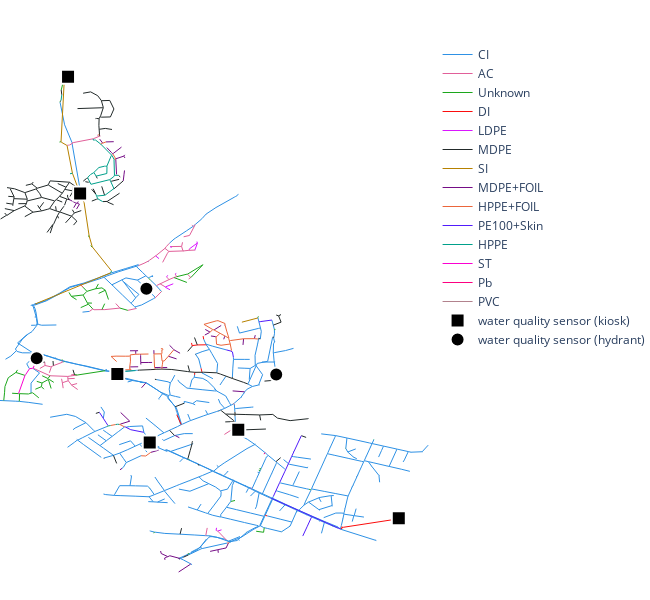
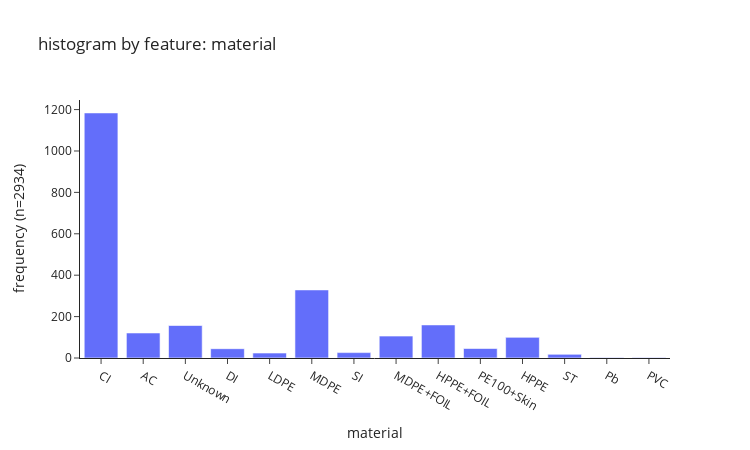

Notebook source saved alongside these figures, in order:
### Markdown cell above
Plotting code.

### Code cell
feature = 'material' # 'material', 'material_group'

# network plot
plot_features(feature_df, wq_sensors=True, show_legend=True, feature=feature)

# histogram
fig = go.Figure(data=[go.Histogram(x=feature_df[feature], marker=dict(color=default_colors[0]))])
fig.update_layout(
    title=f"histogram by feature: {feature}",
    xaxis_title=feature,
    yaxis_title=f"frequency (n={len(material)})",
    template="simple_white",
    width=750,
    height=450
)
fig.show()

### Figure 1 — Plotly figure (JSON) as saved in the notebook; plotly's stock layout.template omitted (floating-point values rounded to 4 significant figures; data arrays with more than 128 entries replaced by an {"elided": "..."} marker saying what was removed)
{"data": [{"hoverinfo": "text", "line": {"color": "#2E91E5", "width": 1}, "mode": "lines", "name": "CI", "text": "material: CI", "type": "scatter", "x": {"elided": "3552 float values"}, "y": {"elided": "3552 float values"}}, {"hoverinfo": "text", "line": {"color": "#E15F99", "width": 1}, "mode": "lines", "name": "AC", "text": "material: AC", "type": "scatter", "x": {"elided": "363 float values"}, "y": {"elided": "363 float values"}}, {"hoverinfo": "text", "line": {"color": "#1CA71C", "width": 1}, "mode": "lines", "name": "Unknown", "text": "material: Unknown", "type": "scatter", "x": {"elided": "471 float values"}, "y": {"elided": "471 float values"}}, {"hoverinfo": "text", "line": {"color": "#FB0D0D", "width": 1}, "mode": "lines", "name": "DI", "text": "material: DI", "type": "scatter", "x": {"elided": "135 float values"}, "y": {"elided": "135 float values"}}, {"hoverinfo": "text", "line": {"color": "#DA16FF", "width": 1}, "mode": "lines", "name": "LDPE", "text": "material: LDPE", "type": "scatter", "x": [364100.0, 364100.0, null, 364100.0, 364100.0, null, 364100.0, 364100.0, null, 364400.0, 364452, null, 364400.0, 364400.0, null, 364100.0, 364100.0, null, 364300.0, 364300.0, null, 364300.0, 364300.0, null, 364300.0, 364300.0, null, 364000.0, 364000.0, null, 364400.0, 364400.0, null, 364000.0, 364000.0, null, 364100.0, 364200.0, null, 364100.0, 364100.0, null, 364100.0, 364100.0, null, 364100.0, 364200.0, null, 364100.0, 364100.0, null, 364300.0, 364300.0, null, 364400.0, 364400.0, null, 364100.0, 364100.0, null, 364100.0, 364100.0, null, 364200.0, 364173, null, 364200.0, 364200.0, null, 364300.0, 364300.0, null], "y": [178000.0, 178000.0, null, 178000.0, 178000.0, null, 178000.0, 178000.0, null, 175900.0, 175900.0, null, 175900.0, 175900.0, null, 178300.0, 178300.0, null, 178400.0, 178300.0, null, 178400.0, 178400.0, null, 178400.0, 178398, null, 177300.0, 177300.0, null, 175900.0, 175900.0, null, 177300.0, 177300.0, null, 178000.0, 178038, null, 178100.0, 178100.0, null, 178400.0, 178400.0, null, 178400.0, 178300.0, null, 178300.0, 178300.0, null, 178300.0, 178300.0, null, 176000.0, 175900.0, null, 178000.0, 178000.0, null, 178100.0, 178100.0, null, 178100.0, 178100.0, null, 178100.0, 178100.0, null, 178300.0, 178400.0, null]}, {"hoverinfo": "text", "line": {"color": "#222A2A", "width": 1}, "mode": "lines", "name": "MDPE", "text": "material: MDPE", "type": "scatter", "x": {"elided": "987 float values"}, "y": {"elided": "987 float values"}}, {"hoverinfo": "text", "line": {"color": "#B68100", "width": 1}, "mode": "lines", "name": "SI", "text": "material: SI", "type": "scatter", "x": [363300.0, 363300.0, null, 363300.0, 363300.0, null, 363500.0, 363500.0, null, 363500.0, 363500.0, null, 363655, 363700.0, null, 363700.0, 363600.0, null, 363300.0, 363800.0, null, 363800.0, 363800.0, null, 363600.0, 363600.0, null, 363600.0, 363600.0, null, 363700.0, 363700.0, null, 363700.0, 363700.0, null, 363600.0, 363600.0, null, 363600.0, 363600.0, null, 363600.0, 363600.0, null, 363600.0, 363500.0, null, 363500.0, 363500.0, null, 363500.0, 363500.0, null, 363500.0, 363500.0, null, 363800.0, 363700.0, null, 363800.0, 363800.0, null, 363700.0, 363700.0, null, 363700.0, 363700.0, null, 364700.0, 364700.0, null, 364600.0, 364700.0, null, 364100.0, 364100.0, null], "y": [177900.0, 177900.0, null, 177900.0, 177900.0, null, 179300.0, 179700.0, null, 179300.0, 179200.0, null, 178400.0, 178500.0, null, 178500.0, 178700.0, null, 177900.0, 178100.0, null, 178100.0, 178100.0, null, 178800.0, 178800.0, null, 178800.0, 178700.0, null, 178400.0, 178400.0, null, 178400.0, 178400.0, null, 178700.0, 178700.0, null, 178800.0, 178800.0, null, 178800.0, 178981, null, 178981, 179200.0, null, 179200.0, 179200.0, null, 179200.0, 179200.0, null, 179200.0, 179200.0, null, 178100.0, 178400.0, null, 178100.0, 178100.0, null, 178400.0, 178400.0, null, 178400.0, 178400.0, null, 177700.0, 177700.0, null, 177700.0, 177700.0, null, 178000.0, 178000.0, null]}, {"hoverinfo": "text", "line": {"color": "#750D86", "width": 1}, "mode": "lines", "name": "MDPE+FOIL", "text": "material: MDPE+FOIL", "type": "scatter", "x": {"elided": "318 float values"}, "y": {"elided": "318 float values"}}, {"hoverinfo": "text", "line": {"color": "#EB663B", "width": 1}, "mode": "lines", "name": "HPPE+FOIL", "text": "material: HPPE+FOIL", "type": "scatter", "x": {"elided": "480 float values"}, "y": {"elided": "480 float values"}}, {"hoverinfo": "text", "line": {"color": "#511CFB", "width": 1}, "mode": "lines", "name": "PE100+Skin", "text": "material: PE100+Skin", "type": "scatter", "x": {"elided": "138 float values"}, "y": {"elided": "138 float values"}}, {"hoverinfo": "text", "line": {"color": "#00A08B", "width": 1}, "mode": "lines", "name": "HPPE", "text": "material: HPPE", "type": "scatter", "x": {"elided": "300 float values"}, "y": {"elided": "300 float values"}}, {"hoverinfo": "text", "line": {"color": "#FB00D1", "width": 1}, "mode": "lines", "name": "ST", "text": "material: ST", "type": "scatter", "x": [363500.0, 363527, null, 363527, 363500.0, null, 363527, 363500.0, null, 363300.0, 363300.0, null, 363300.0, 363300.0, null, 363300.0, 363300.0, null, 363300.0, 363300.0, null, 363300.0, 363300.0, null, 363300.0, 363300.0, null, 363300.0, 363300.0, null, 363300.0, 363300.0, null, 363300.0, 363300.0, null, 363200.0, 363200.0, null, 363200.0, 363300.0, null, 363500.0, 363500.0, null, 363500.0, 363500.0, null, 363300.0, 363300.0, null, 363500.0, 363500.0, null], "y": [179800.0, 179800.0, null, 179800.0, 179800.0, null, 179800.0, 179800.0, null, 177300.0, 177300.0, null, 177300.0, 177300.0, null, 177300.0, 177400.0, null, 177400.0, 177400.0, null, 177400.0, 177400.0, null, 177300.0, 177300.0, null, 177300.0, 177300.0, null, 177300.0, 177300.0, null, 177300.0, 177300.0, null, 177100.0, 177100.0, null, 177100.0, 177300.0, null, 179800.0, 179800.0, null, 179800.0, 179800.0, null, 177400.0, 177400.0, null, 179800.0, 179800.0, null]}, {"hoverinfo": "text", "line": {"color": "#FC0080", "width": 1}, "mode": "lines", "name": "Pb", "text": "material: Pb", "type": "scatter", "x": [364700.0, 364700.0, null, 364700.0, 364700.0, null], "y": [176600.0, 176600.0, null, 176600.0, 176600.0, null]}, {"hoverinfo": "text", "line": {"color": "#B2828D", "width": 1}, "mode": "lines", "name": "PVC", "text": "material: PVC", "type": "scatter", "x": [364200.0, 364200.0, null, 364200.0, 364200.0, null], "y": [177000.0, 177000.0, null, 177000.0, 177000.0, null]}, {"hoverinfo": "text", "line": {"color": "#6C7C32", "width": 1}, "mode": "lines", "name": "nan", "text": "material: nan", "type": "scatter", "x": [], "y": []}, {"hoverinfo": "text", "marker": {"color": "black", "line": {"color": "white", "width": 2}, "size": 14, "symbol": "square"}, "mode": "markers", "name": "water quality sensor (kiosk)", "text": ["BW1", "BW2", "BW4", "BW5", "BW9", "BW12"], "type": "scatter", "x": [363500.0, 364600.0, 365500.0, 363800.0, 364000.0, 363600.0], "y": [179800.0, 176800.0, 176000.0, 177269, 176700.0, 178800.0]}, {"hoverinfo": "text", "marker": {"color": "black", "line": {"color": "white", "width": 2}, "size": 14}, "mode": "markers", "name": "water quality sensor (hydrant)", "text": ["BW3", "BW6", "BW7"], "type": "scatter", "x": [363300.0, 364800.0, 364000.0], "y": [177400.0, 177300.0, 178000.0]}], "layout": {"height": 600, "hovermode": "closest", "margin": {"b": 0, "l": 0, "r": 0, "t": 40}, "paper_bgcolor": "white", "plot_bgcolor": "white", "showlegend": true, "width": 650, "xaxis": {"autorange": true, "range": [363100.0, 365700.0], "showgrid": false, "showticklabels": false, "type": "linear", "zeroline": false}, "yaxis": {"autorange": true, "range": [175300.0, 180100.0], "showgrid": false, "showticklabels": false, "type": "linear", "zeroline": false}}}

### Figure 2 — Plotly figure (JSON) as saved in the notebook; plotly's stock layout.template omitted (floating-point values rounded to 4 significant figures; data arrays with more than 128 entries replaced by an {"elided": "..."} marker saying what was removed)
{"data": [{"marker": {"color": "#636EFA"}, "type": "histogram", "x": {"elided": "2934 str values"}}], "layout": {"height": 450, "title": {"text": "histogram by feature: material"}, "width": 750, "xaxis": {"autorange": true, "range": [-0.5, 13.5], "title": {"text": "material"}, "type": "category"}, "yaxis": {"autorange": true, "range": [0, 1246.0], "title": {"text": "frequency (n=2934)"}}}}
